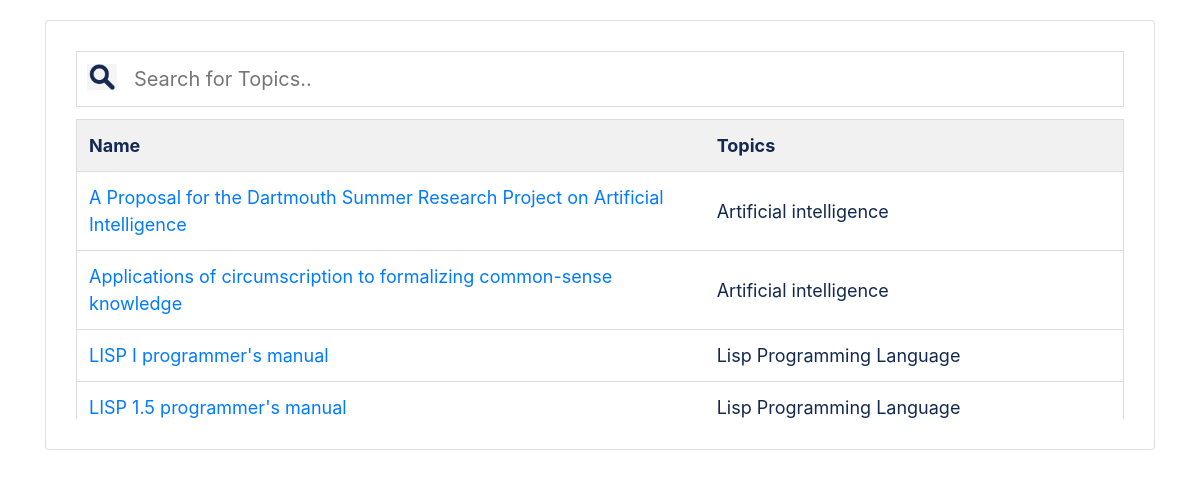
Page /php/searchbytopic.php on the committed database.
### tables this page shows
CREATE TABLE IF NOT EXISTS `publication` (
  `Pub_ID` int(100) NOT NULL AUTO_INCREMENT,
  `Pub_Name` varchar(1000) NOT NULL,
  `Pub_Link` varchar(1000) NOT NULL,
  `Citation_Count` int(11) NOT NULL,
  `Sub_ID` int(100) NOT NULL,
  PRIMARY KEY (`Pub_ID`)
);

CREATE TABLE IF NOT EXISTS `research_area` (
  `Sub_ID` int(100) NOT NULL AUTO_INCREMENT,
  `Sub_Name` varchar(255) NOT NULL,
  PRIMARY KEY (`Sub_ID`)
);

### php/searchbytopic.php (the view, shortened to what this page needs)
<?php
include('dbcon.php');
if($connect){
    $art = "SELECT * from publication inner join research_area using(Sub_ID)";
    $res = mysqli_query($connect, $art);
?>
<!DOCTYPE html>
<html lang="en">
<head>
    <link href="https://stackpath.bootstrapcdn.com/font-awesome/4.7.0/css/font-awesome.min.css" rel="stylesheet">
    <link href="https://cdn.jsdelivr.net/npm/bootstrap@5.0.2/dist/css/bootstrap.min.css" rel="stylesheet"
>
    <link rel="stylesheet" href="../css/bootstrap.min.css">
    <link rel="stylesheet" href="../css/animate.css">
    <link rel="stylesheet" href="../css/searchbytopic.css?v=<?php echo time(); ?>">
</head>
<body>
    <div class="container" style="margin-top: 20px;margin-bottom:20px; ">
        <div class="container-fluid" id="searchtopic">
            <div class="row ">
                <div class="card ">
                    <input type="text" id="myInput" onkeyup="myFunction()" placeholder="   Search for Topics..">
                    <div class="table-wrapper-scroll-y my-custom-scrollbar">
                        <table id="myTable">
                            <tr class="header">
                                <th style="width:60%;">Name</th>
                                <th style="width:40%;">Topics</th>
                            </tr>
                            <?php
                while ($row = mysqli_fetch_assoc($res)) :
                ?>
                            <tr>
                                <td><a href="<?php echo $row['Pub_Link'];?>"><?php echo $row['Pub_Name'];?></a></td>
                                <td><?php echo $row['Sub_Name'];?></td>
                            </tr>
                    <?php endwhile ?>
                    <?php
                    }
                    ?>
                        </table>
                    </div>
                </div>
            </div>
        </div>
    </div>
</body>
</html>

### css/searchbytopic.css (style rules this page uses)
#searchtopic .card { padding: 30px; margin: 20x; }
#searchtopic { color:#142850; }
#myInput { background-image: url('../image/searchicon.png'); background-size: 30px; background-position: 10px 12px; background-repeat: no-repeat; width: 100%; font-size: 20px; padding: 12px 20px 12px 40px; border: 1px solid #ddd; margin-bottom: 12px; ; }
#myTable { width: 100%; border: 1px solid #ddd; font-size: 18px; }
#myTable th, #myTable td { text-align: left; padding: 12px; }
#myTable tr { border-bottom: 1px solid #ddd; }
#myTable tr.header, #myTable tr:hover { background-color: #f1f1f1; }
.my-custom-scrollbar { position: relative; height: 300px; overflow: auto; }
.table-wrapper-scroll-y { display: block; }

### rows in the picture
publication: Pub_Name "A Proposal for the Dartmouth Summer Research Project on Artificial Intelligence", Sub_ID.Sub_Name "Artificial intelligence"
publication: Pub_Name "Applications of circumscription to formalizing common-sense knowledge", Sub_ID.Sub_Name "Artificial intelligence"
publication: Pub_Name "LISP I programmer's manual", Sub_ID.Sub_Name "Lisp Programming Language"
publication: Pub_Name "LISP 1.5 programmer's manual", Sub_ID.Sub_Name "Lisp Programming Language"
